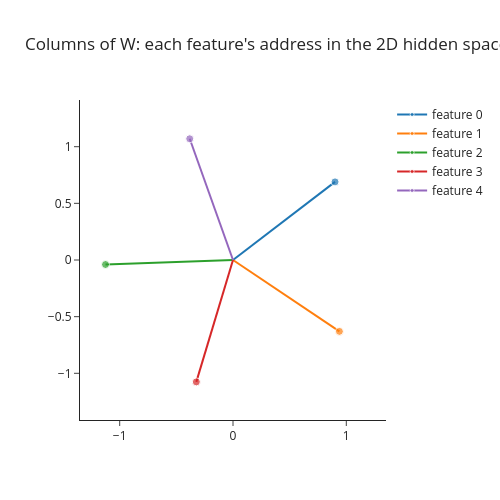
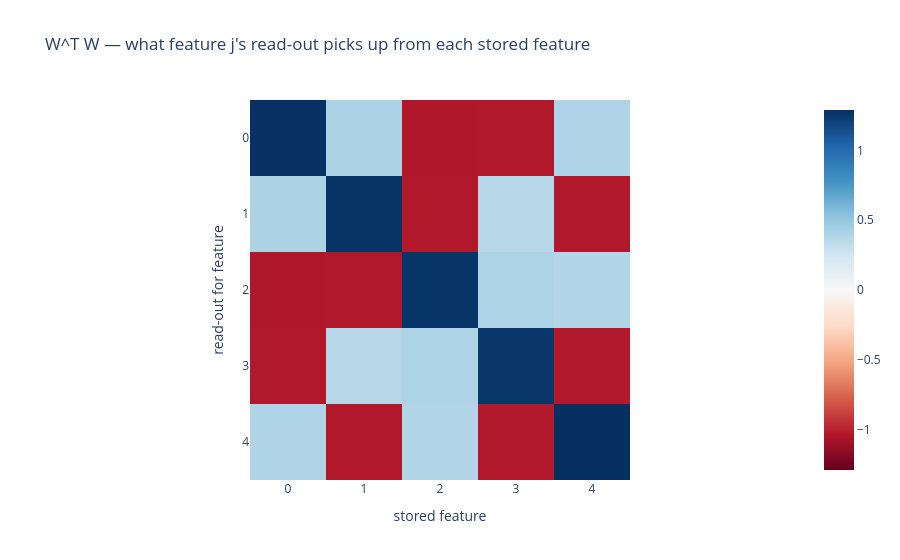

Notebook code cell kept with these figures, in order:
### Markdown cell above
Before we measure anything, let's just *run* the thing and watch that story happen. This is a demo, not an exercise — run the cell and study its output (if 1.5.4 is fresh for you, skim and move on; these are its signature plots):

### Code cell
W_tms, b_tms = utils.load_pretrained_tms_5_2()

# The address book itself: 5 feature directions crammed into the 2D hidden space
utils.plot_features_in_2d(
    W_tms, title="Columns of W: each feature's address in the 2D hidden space"
)

# The address-overlap table: diagonal = recovering yourself, off-diagonal = interference
imshow(
    W_tms.T @ W_tms,
    title="W^T W — what feature j's read-out picks up from each stored feature",
    labels=dict(x="stored feature", y="read-out for feature"),
)

def tms_forward(x: Tensor, W_tms: Tensor, b_tms: Tensor) -> Tensor:
    return F.relu(W_tms.T @ (W_tms @ x) + b_tms)

examples = {
    "feature 2 alone, magnitude 1.0      ": t.tensor([0.0, 0.0, 1.0, 0.0, 0.0]),
    "features 1 & 3, typical magnitudes  ": t.tensor([0.0, 0.8, 0.0, 0.6, 0.0]),
    "ALL five at once (never in training)": t.tensor([1.0, 1.0, 1.0, 1.0, 1.0]),
}
for name, x in examples.items():
    out = tms_forward(x, W_tms, b_tms)
    print(f"{name}   in:  {[round(v, 2) for v in x.tolist()]}")
    print(f"{'':40s}out: {[round(v, 2) for v in out.tolist()]}\n")

### Figure 1 — Plotly figure (JSON) as saved in the notebook; plotly's stock layout.template omitted (floating-point values rounded to 4 significant figures)
{"data": [{"marker": {"size": [0, 8]}, "mode": "lines+markers", "name": "feature 0", "type": "scatter", "x": [0, 0.9004], "y": [0, 0.6893]}, {"marker": {"size": [0, 8]}, "mode": "lines+markers", "name": "feature 1", "type": "scatter", "x": [0, 0.939], "y": [0, -0.6299]}, {"marker": {"size": [0, 8]}, "mode": "lines+markers", "name": "feature 2", "type": "scatter", "x": [0, -1.125], "y": [0, -0.0398]}, {"marker": {"size": [0, 8]}, "mode": "lines+markers", "name": "feature 3", "type": "scatter", "x": [0, -0.3237], "y": [0, -1.076]}, {"marker": {"size": [0, 8]}, "mode": "lines+markers", "name": "feature 4", "type": "scatter", "x": [0, -0.3819], "y": [0, 1.07]}], "layout": {"height": 500, "title": {"text": "Columns of W: each feature's address in the 2D hidden space"}, "width": 500, "xaxis": {"range": [-1.35, 1.35], "scaleanchor": "y"}, "yaxis": {"range": [-1.35, 1.35]}}}

### Figure 2 — Plotly figure (JSON) as saved in the notebook; plotly's stock layout.template omitted (floating-point values rounded to 4 significant figures)
{"data": [{"coloraxis": "coloraxis", "hovertemplate": "stored feature: %{x}<br>read-out for feature: %{y}<br>color: %{z}<extra></extra>", "name": "0", "type": "heatmap", "xaxis": "x", "yaxis": "y", "z": [[1.286, 0.4113, -1.041, -1.033, 0.3936], [0.4113, 1.278, -1.031, 0.3736, -1.033], [-1.041, -1.031, 1.268, 0.407, 0.3871], [-1.033, 0.3736, 0.407, 1.262, -1.027], [0.3936, -1.033, 0.3871, -1.027, 1.291]]}], "layout": {"coloraxis": {"autocolorscale": false, "cmid": 0, "colorscale": [[0, "rgb(103,0,31)"], [0.1, "rgb(178,24,43)"], [0.2, "rgb(214,96,77)"], [0.3, "rgb(244,165,130)"], [0.4, "rgb(253,219,199)"], [0.5, "rgb(247,247,247)"], [0.6, "rgb(209,229,240)"], [0.7, "rgb(146,197,222)"], [0.8, "rgb(67,147,195)"], [0.9, "rgb(33,102,172)"], [1, "rgb(5,48,97)"]]}, "title": {"text": "W^T W — what feature j's read-out picks up from each stored feature"}, "xaxis": {"anchor": "y", "constrain": "domain", "domain": [0, 1], "scaleanchor": "y", "title": {"text": "stored feature"}}, "yaxis": {"anchor": "x", "autorange": "reversed", "constrain": "domain", "domain": [0, 1], "title": {"text": "read-out for feature"}}}}
